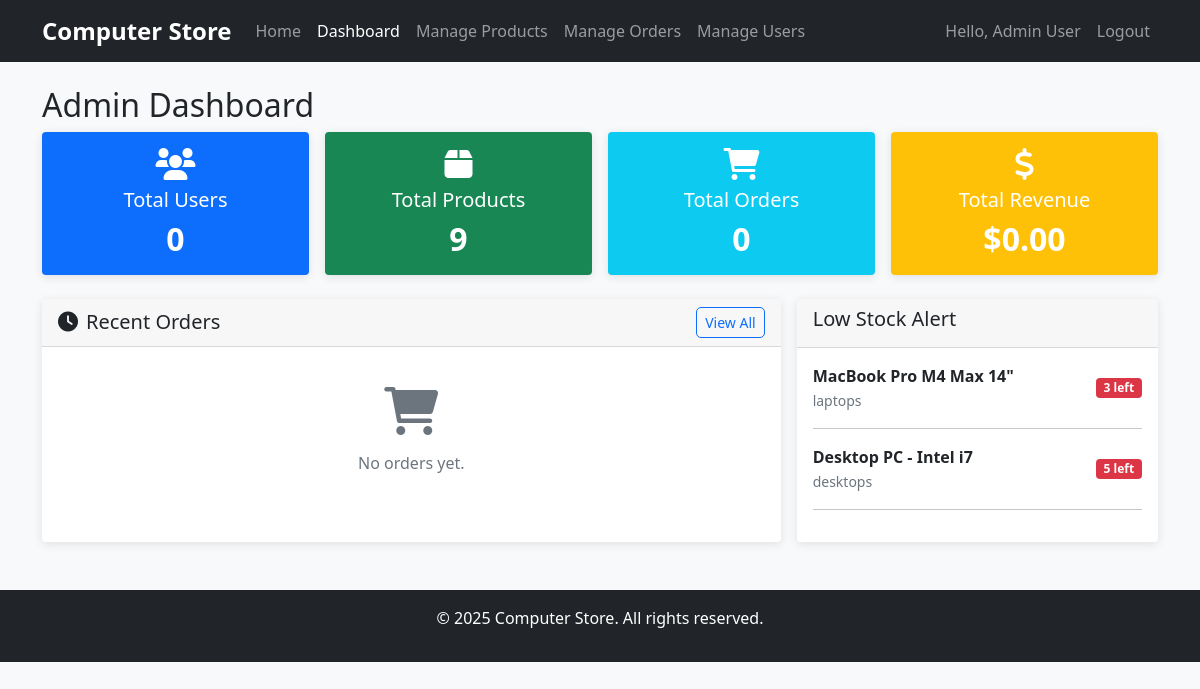
Page /admin/dashboard.php (signed in) on the committed database.
### tables this page shows
CREATE TABLE products (
    id INT AUTO_INCREMENT PRIMARY KEY,
    name VARCHAR(200) NOT NULL,
    description TEXT,
    price DECIMAL(10,2) NOT NULL,
    image_url VARCHAR(255),
    category VARCHAR(50) NOT NULL,
    stock INT DEFAULT 0,
    created_at TIMESTAMP DEFAULT CURRENT_TIMESTAMP
);

### includes/functions.php (called while the page is built, shortened)
<?php
function formatPrice($price) {
    return '$' . number_format($price, 2);
}
?>

### admin/dashboard.php (the view, shortened to what this page needs)
<?php
require_once '../includes/config.php';
require_once '../includes/functions.php';
$total_users = $pdo->query("SELECT COUNT(*) FROM users WHERE is_admin = 0")->fetchColumn();
$total_products = $pdo->query("SELECT COUNT(*) FROM products")->fetchColumn();
$total_orders = $pdo->query("SELECT COUNT(*) FROM orders")->fetchColumn();
$total_revenue = $pdo->query("SELECT SUM(total_price) FROM orders")->fetchColumn();
$recent_orders = $pdo->query("
    SELECT o.*, u.name as customer_name
    FROM orders o
    JOIN users u ON o.user_id = u.id
    ORDER BY o.order_date DESC
    LIMIT 5
")->fetchAll();
$low_stock = $pdo->query("SELECT * FROM products WHERE stock <= 5 ORDER BY stock ASC")->fetchAll();
?>
<!DOCTYPE html>
<html lang="en">
<head>
    <link href="https://cdn.jsdelivr.net/npm/bootstrap@5.1.3/dist/css/bootstrap.min.css" rel="stylesheet">
    <link href="https://cdnjs.cloudflare.com/ajax/libs/font-awesome/6.0.0/css/all.min.css" rel="stylesheet">
    <link rel="stylesheet" href="../css/style.css">
</head>
<body>
    <nav class="navbar navbar-expand-lg navbar-dark bg-dark">
        <div class="container">
            <a class="navbar-brand" href="../index.php">Computer Store</a>
            <div class="collapse navbar-collapse" id="navbarNav">
                <div class="navbar-nav me-auto">
                    <a class="nav-link" href="../index.php">Home</a>
                    <a class="nav-link active" href="dashboard.php">Dashboard</a>
                    <a class="nav-link" href="products.php">Manage Products</a>
                    <a class="nav-link" href="orders.php">Manage Orders</a>
                    <a class="nav-link" href="users.php">Manage Users</a>
                </div>
                <div class="navbar-nav">
                    <span class="nav-link">Hello, <?php echo $_SESSION['user_name']; ?></span>
                    <a class="nav-link" href="../logout.php">Logout</a>
                </div>
            </div>
        </div>
    </nav>
    <div class="container mt-4">
        <h2>Admin Dashboard</h2>
        <div class="row mb-4 g-3">
            <div class="col-lg-3 col-md-6 col-sm-6">
                <div class="card bg-primary text-white h-100">
                    <div class="card-body text-center">
                        <i class="fas fa-users fa-2x mb-2"></i>
                        <h5 class="card-title">Total Users</h5>
                        <h3><?php echo $total_users; ?></h3>
                    </div>
                </div>
            </div>
            <div class="col-lg-3 col-md-6 col-sm-6">
                <div class="card bg-success text-white h-100">
                    <div class="card-body text-center">
                        <i class="fas fa-box fa-2x mb-2"></i>
                        <h5 class="card-title">Total Products</h5>
                        <h3><?php echo $total_products; ?></h3>
                    </div>
                </div>
            </div>
            <div class="col-lg-3 col-md-6 col-sm-6">
                <div class="card bg-info text-white h-100">
                    <div class="card-body text-center">
                        <i class="fas fa-shopping-cart fa-2x mb-2"></i>
                        <h5 class="card-title">Total Orders</h5>
                        <h3><?php echo $total_orders; ?></h3>
                    </div>
                </div>
            </div>
            <div class="col-lg-3 col-md-6 col-sm-6">
                <div class="card bg-warning text-white h-100">
                    <div class="card-body text-center">
                        <i class="fas fa-dollar-sign fa-2x mb-2"></i>
                        <h5 class="card-title">Total Revenue</h5>
                        <h3><?php echo formatPrice($total_revenue ?? 0); ?></h3>
                    </div>
                </div>
            </div>
        </div>
        <div class="row g-3">
            <div class="col-xl-8 col-lg-7">
                <div class="card h-100">
                    <div class="card-header d-flex justify-content-between align-items-center">
                        <h5 class="mb-0"><i class="fas fa-clock me-2"></i>Recent Orders</h5>
                        <a href="orders.php" class="btn btn-sm btn-outline-primary">View All</a>
                    </div>
                    <div class="card-body">
                        <?php if (empty($recent_orders)): ?>
                            <div class="text-center py-4">
                                <i class="fas fa-shopping-cart fa-3x text-muted mb-3"></i>
                                <p class="text-muted">No orders yet.</p>
                            </div>
                        <?php endif; ?>
                    </div>
                </div>
            </div>
            <div class="col-xl-4 col-lg-5">
                <div class="card">
                    <div class="card-header">
                        <h5>Low Stock Alert</h5>
                    </div>
                    <div class="card-body">
                        <?php if (empty($low_stock)): ?>
                            <p class="text-muted">All products are well stocked.</p>
                        <?php else: ?>
                            <?php foreach ($low_stock as $product): ?>
                                <div class="d-flex justify-content-between align-items-center mb-2">
                                    <div>
                                        <strong><?php echo $product['name']; ?></strong>
                                        <br>
                                        <small class="text-muted"><?php echo $product['category']; ?></small>
                                    </div>
                                    <span class="badge bg-danger"><?php echo $product['stock']; ?> left</span>
                                </div>
                                <hr>
                            <?php endforeach; ?>
                        <?php endif; ?>
                    </div>
                </div>
            </div>
        </div>
    </div>
    <footer class="bg-dark text-white text-center py-3 mt-5">
        <div class="container">
            <p>&copy; 2025 Computer Store. All rights reserved.</p>
        </div>
    </footer>
</body>
</html>

### css/style.css (style rules this page uses)
body { font-family: 'Segoe UI', Tahoma, Geneva, Verdana, sans-serif; background-color: #f8f9fa; }
.navbar-brand { font-weight: bold; font-size: 1.5rem; }
.card { border: none; box-shadow: 0 2px 10px rgba(0, 0, 0, 0.1); transition: transform 0.2s ease-in-out; }
.btn { border-radius: 5px; font-weight: 500; }
.badge { font-size: 0.75rem; }
footer { margin-top: auto; }
.card.bg-primary, .card.bg-success, .card.bg-info, .card.bg-warning { border: none; }
.card.bg-primary .card-body h3, .card.bg-success .card-body h3, .card.bg-info .card-body h3, .card.bg-warning .card-body h3 { font-size: 2rem; font-weight: bold; margin: 0; }

### rows in the picture
products: name "MacBook Pro M4 Max 14\"", category "laptops", stock "3"
products: name "Desktop PC - Intel i7", category "desktops", stock "5"

### other values in the picture
$_SESSION['user_name'] "Admin User"
$total_users "0"
$total_products "9"
$total_orders "0"
formatPrice($total_revenue ?? 0) "$0.00"
